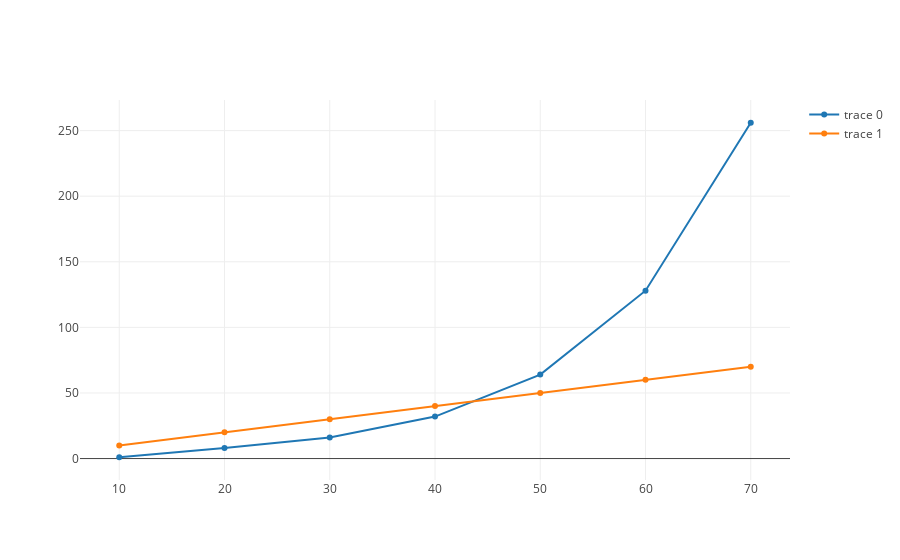

The cell this chart's notebook holds for it:
### Code cell
import $ivy.`org.plotly-scala::plotly-almond:0.8.1`
interp.load.cp(os.Path(os.RelPath("../target/scala-2.13/pp_2.13-0.1.0-SNAPSHOT.jar"), os.pwd))

import plotly._
import plotly.element._
import plotly.layout._
import plotly.Almond._

val (x, y) = Seq(
    10 -> 1,
    20 -> 8,
    30 -> 16,
    40 -> 32,
    50 -> 64,
    60 -> 128,
    70 -> 256
).unzip

val (x2, y2) = Seq(
    10 -> 10,
    20 -> 20,
    30 -> 30,
    40 -> 40,
    50 -> 50,
    60 -> 60,
    70 -> 70
).unzip

val trace1 = Scatter(x,y)

val trace2 = Scatter(x2,y2)

val data = Seq(trace1, trace2)

plot(data)

### Figure 1 — Plotly figure (JSON) as saved in the notebook; plotly's stock layout.template omitted (floating-point values rounded to 4 significant figures)
{"data": [{"type": "scatter", "x": [10, 20, 30, 40, 50, 60, 70], "y": [1, 8, 16, 32, 64, 128, 256]}, {"type": "scatter", "x": [10, 20, 30, 40, 50, 60, 70], "y": [10, 20, 30, 40, 50, 60, 70]}], "layout": {"autosize": true, "xaxis": {"autorange": true, "range": [6.337, 73.66], "type": "linear"}, "yaxis": {"autorange": true, "range": [-20.04, 277.0], "type": "linear"}}}
